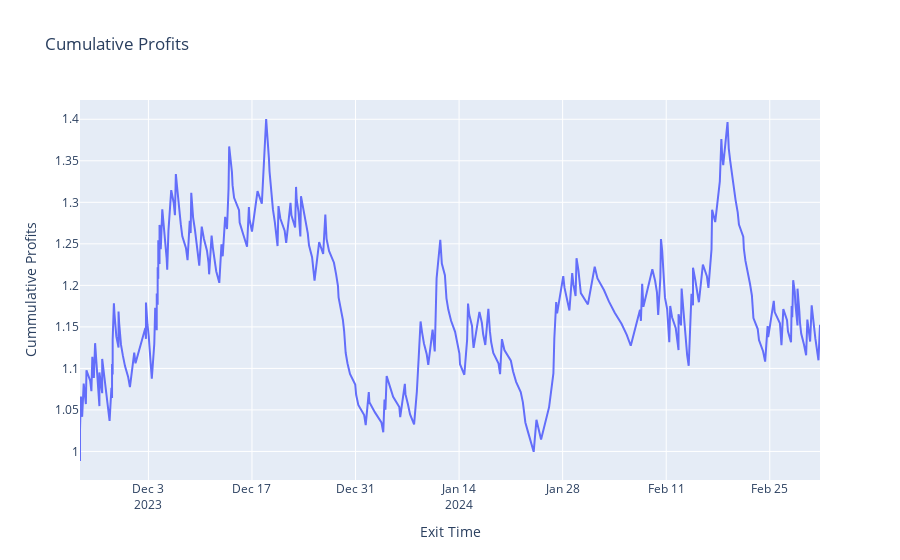

Here is the notebook cell this chart was saved with:
### Code cell
import plotly.graph_objects as go
fig = go.Figure(data=go.Scatter(x=trades_df['Exit Time'], y=trades_df['cret'], mode='lines'))
fig.update_layout(title='Cumulative Profits', xaxis_title='Exit Time', yaxis_title='Cummulative Profits')

#TODO: Add buy and hold return series for comparison!

### Figure 1 — Plotly figure (JSON) as saved in the notebook; plotly's stock layout.template omitted (floating-point values rounded to 4 significant figures; data arrays with more than 128 entries replaced by an {"elided": "..."} marker saying what was removed)
{"data": [{"mode": "lines", "type": "scatter", "x": {"elided": "393 str values"}, "y": {"elided": "393 float values"}}], "layout": {"title": {"text": "Cumulative Profits"}, "xaxis": {"title": {"text": "Exit Time"}}, "yaxis": {"title": {"text": "Cummulative Profits"}}}}
